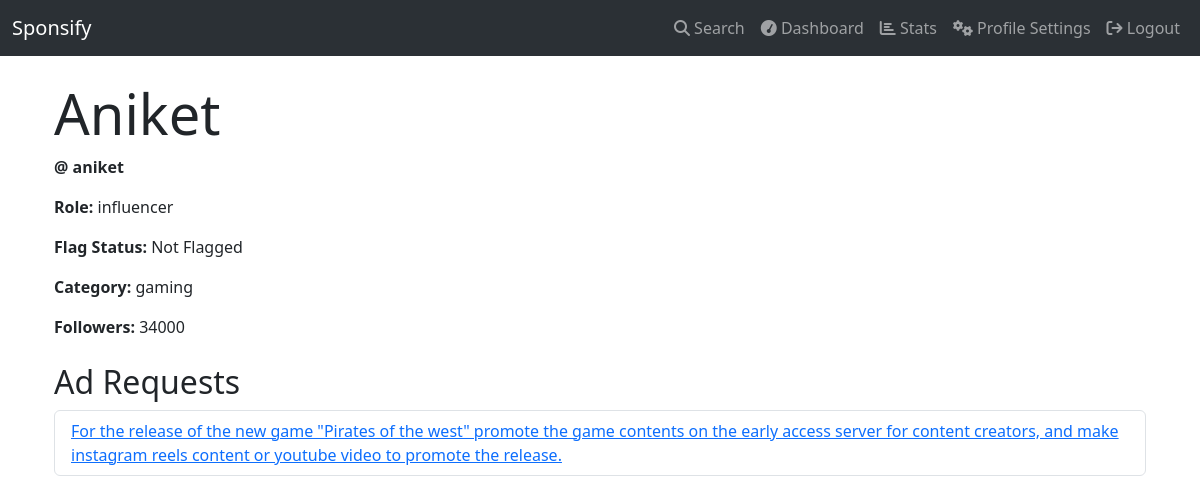
The app's page /campaign_admin_action/view_user/7 (signed in) with its own data.
### models.py (models this page shows)
class User(db.Model):
    __tablename__ = 'user'
    id = db.Column(db.Integer, primary_key=True)
    username = db.Column(db.String(50), unique=True, nullable=False)
    name = db.Column(db.String(50))
    password = db.Column(db.String(100), nullable=False)
    role = db.Column(db.String(10), nullable=False)  # 'admin', 'sponsor', 'influencer'
    flagged = db.Column(db.Boolean, default=False)

class Influencer(db.Model):
    __tablename__ = 'influencer'
    id = db.Column(db.Integer, primary_key=True)
    username = db.Column(db.String(50), unique=True, nullable=False)
    name = db.Column(db.String(50))
    niche = db.Column(db.String(50), nullable=False)
    followers = db.Column(db.Integer, nullable=False)
    ad_requests = db.relationship('AdRequest', backref='influencer', lazy=True)

class AdRequest(db.Model):
    __tablename__ = 'adrequest'
    id = db.Column(db.Integer, primary_key=True)
    campaign_id = db.Column(db.Integer, db.ForeignKey('campaign.id'), nullable=False)
    influencer_id = db.Column(db.Integer, db.ForeignKey('influencer.id'))
    sponsor_id = db.Column(db.Integer, db.ForeignKey('sponsor.id'), nullable=False)
    messages = db.Column(db.Text)
    requirements = db.Column(db.Text, nullable=False)
    payment_amount = db.Column(db.Float, nullable=False)
    status = db.Column(db.String(20), nullable=False, default='Pending')
    is_new_for_influencer = db.Column(db.Boolean, default=True)
    privacy = db.Column(db.String(20), nullable=False, default='Private')
    ad_interests = db.relationship('AdInterest', backref='adrequest', lazy=True, cascade='all, delete-orphan')

### routes.py (the view)
@app.route('/campaign_admin_action/view_user/<int:user_id>')
@auth_admin
def view_profile(user_id):
    user = User.query.get_or_404(user_id)
    if user.role == 'influencer':
        influencer = Influencer.query.filter_by(id=user_id).first()
        return render_template('/campaign_admin_action/view_user.html', user=user, influencer=influencer)
    elif user.role == 'sponsor':
        sponsor = Sponsor.query.filter_by(id=user_id).first()
        return render_template('/campaign_admin_action/view_user.html', user=user, sponsor=sponsor)
    return redirect(url_for('admin_dashboard'))

### routes.py (called while the page is built)
@app.context_processor
def inject_user():
    return dict(get_current_user=get_current_user)

def auth_admin(func):
    @wraps(func)
    def inner_auth(*args, **kwargs):
        if 'user_id'not in session:
            flash('Please login first')
            return redirect(url_for('login'))
        user = User.query.get(session['user_id'])
        if user.role != 'admin':
            flash('You are not authorized to access this page')
            return redirect(url_for('index'))
        return func(*args, **kwargs)
    return inner_auth

### user_role.py (called while the page is built)
def get_current_user():
    if 'user_id' in session:
        return User.query.get(session['user_id'])
    return None

### templates/campaign_admin_action/view_user.html (shortened to what this page needs)
{% extends 'layout.html' %}
{% block content %}
<div class="container mt-4">
    <h1 class="display-4">{{ user.name }}</h1>
    <p><strong>@ {{ user.username }}</strong></p>
    <p><strong>Role:</strong> {{ user.role }}</p>
    <p><strong>Flag Status:</strong> {{ 'Flagged' if user.flagged else 'Not Flagged' }}</p>
    {% if user.role == 'influencer' %}
        <p><strong>Category:</strong> {{ influencer.niche }}</p>
        <p><strong>Followers:</strong> {{ influencer.followers }}</p>
        <h2 class="mt-4">Ad Requests</h2>
        {% if influencer.ad_requests %}
            <ul class="list-group">
                {% for ad_request in influencer.ad_requests %}
                <li class="list-group-item">
                    <a href="{{ url_for('view_ad_request', id=ad_request.id) }}">{{ ad_request.messages }}</a>
                </li>
                {% endfor %}
            </ul>
        {% else %}
            <p>No ad requests found for this influencer.</p>
        {% endif %}
    {% endif %}
</div>
{% endblock %}

### records on screen
User: name "Aniket", username "aniket", role "influencer", flagged "Not Flagged"
Influencer: niche "gaming", followers "34000"
AdRequest: messages "For the release of the new game \"Pirates of the west\" promote the game contents on the early access server for content creators, and make instagram reels content or youtube video to promote the release."
